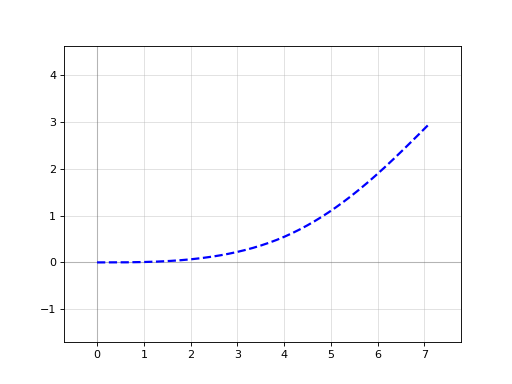

Write Python code to recreate this figure.
import gdsfactory as gf

p = gf.path.euler(radius=10, angle=45, p=1, use_eff=True, npoints=720)
p.plot()
